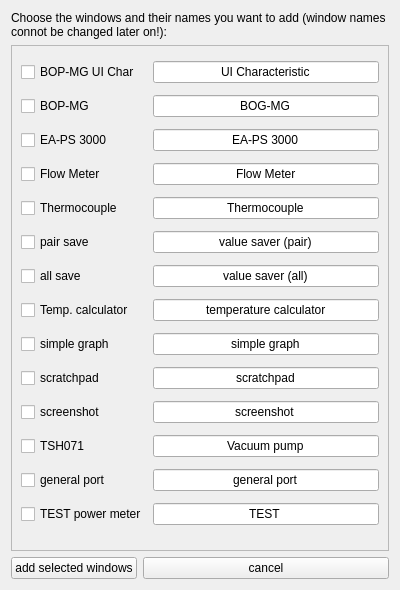
<?xml version="1.0" encoding="UTF-8"?>
<ui version="4.0">
 <class>windowAdderWindow</class>
 <widget class="QWidget" name="windowAdderWindow">
  <property name="geometry">
   <rect>
    <x>0</x>
    <y>0</y>
    <width>400</width>
    <height>590</height>
   </rect>
  </property>
  <property name="windowTitle">
   <string>add windows</string>
  </property>
  <layout class="QGridLayout" name="gridLayout">
   <item row="3" column="0" colspan="3">
    <widget class="QScrollArea" name="scrollArea">
     <property name="widgetResizable">
      <bool>true</bool>
     </property>
     <widget class="QWidget" name="scrollAreaWidgetContents">
      <property name="geometry">
       <rect>
        <x>0</x>
        <y>0</y>
        <width>367</width>
        <height>530</height>
       </rect>
      </property>
      <layout class="QGridLayout" name="gridLayout_2">
       <item row="0" column="0">
        <widget class="QCheckBox" name="chb_bopmgUiChar">
         <property name="text">
          <string>BOP-MG UI Char</string>
         </property>
        </widget>
       </item>
       <item row="0" column="1">
        <widget class="QLineEdit" name="txt_bopmgUIChar">
         <property name="text">
          <string>UI Characteristic</string>
         </property>
         <property name="alignment">
          <set>Qt::AlignCenter</set>
         </property>
        </widget>
       </item>
       <item row="1" column="0">
        <widget class="QCheckBox" name="chb_bopMg">
         <property name="text">
          <string>BOP-MG</string>
         </property>
        </widget>
       </item>
       <item row="1" column="1">
        <widget class="QLineEdit" name="txt_bogMg">
         <property name="text">
          <string>BOG-MG</string>
         </property>
         <property name="alignment">
          <set>Qt::AlignCenter</set>
         </property>
        </widget>
       </item>
       <item row="2" column="0">
        <widget class="QCheckBox" name="chb_eaps">
         <property name="text">
          <string>EA-PS 3000</string>
         </property>
        </widget>
       </item>
       <item row="2" column="1">
        <widget class="QLineEdit" name="txt_eaps">
         <property name="text">
          <string>EA-PS 3000</string>
         </property>
         <property name="alignment">
          <set>Qt::AlignCenter</set>
         </property>
        </widget>
       </item>
       <item row="3" column="0">
        <widget class="QCheckBox" name="chb_flowMeter">
         <property name="text">
          <string>Flow Meter</string>
         </property>
        </widget>
       </item>
       <item row="3" column="1">
        <widget class="QLineEdit" name="txt_flowMeter">
         <property name="text">
          <string>Flow Meter</string>
         </property>
         <property name="alignment">
          <set>Qt::AlignCenter</set>
         </property>
        </widget>
       </item>
       <item row="4" column="0">
        <widget class="QCheckBox" name="chb_thermocouple">
         <property name="text">
          <string>Thermocouple</string>
         </property>
        </widget>
       </item>
       <item row="4" column="1">
        <widget class="QLineEdit" name="txt_thermocouple">
         <property name="text">
          <string>Thermocouple</string>
         </property>
         <property name="alignment">
          <set>Qt::AlignCenter</set>
         </property>
        </widget>
       </item>
       <item row="5" column="0">
        <widget class="QCheckBox" name="chb_pairSave">
         <property name="text">
          <string>pair save</string>
         </property>
        </widget>
       </item>
       <item row="5" column="1">
        <widget class="QLineEdit" name="txt_pairSave">
         <property name="text">
          <string>value saver (pair)</string>
         </property>
         <property name="alignment">
          <set>Qt::AlignCenter</set>
         </property>
        </widget>
       </item>
       <item row="6" column="0">
        <widget class="QCheckBox" name="chb_allSave">
         <property name="text">
          <string>all save</string>
         </property>
        </widget>
       </item>
       <item row="6" column="1">
        <widget class="QLineEdit" name="txt_allSave">
         <property name="text">
          <string>value saver (all)</string>
         </property>
         <property name="alignment">
          <set>Qt::AlignCenter</set>
         </property>
        </widget>
       </item>
       <item row="7" column="0">
        <widget class="QCheckBox" name="chb_calcTemperature">
         <property name="text">
          <string>Temp. calculator</string>
         </property>
        </widget>
       </item>
       <item row="7" column="1">
        <widget class="QLineEdit" name="txt_calcTemperature">
         <property name="text">
          <string>temperature calculator</string>
         </property>
         <property name="alignment">
          <set>Qt::AlignCenter</set>
         </property>
        </widget>
       </item>
       <item row="8" column="0">
        <widget class="QCheckBox" name="chb_simpleGraph">
         <property name="text">
          <string>simple graph</string>
         </property>
        </widget>
       </item>
       <item row="8" column="1">
        <widget class="QLineEdit" name="txt_simpleGraph">
         <property name="text">
          <string>simple graph</string>
         </property>
         <property name="alignment">
          <set>Qt::AlignCenter</set>
         </property>
        </widget>
       </item>
       <item row="9" column="0">
        <widget class="QCheckBox" name="chb_scratchpad">
         <property name="text">
          <string>scratchpad</string>
         </property>
        </widget>
       </item>
       <item row="9" column="1">
        <widget class="QLineEdit" name="txt_scratchpad">
         <property name="text">
          <string>scratchpad</string>
         </property>
         <property name="alignment">
          <set>Qt::AlignCenter</set>
         </property>
        </widget>
       </item>
       <item row="10" column="0">
        <widget class="QCheckBox" name="chb_screenshot">
         <property name="text">
          <string>screenshot</string>
         </property>
        </widget>
       </item>
       <item row="10" column="1">
        <widget class="QLineEdit" name="txt_screenshot">
         <property name="text">
          <string>screenshot</string>
         </property>
         <property name="alignment">
          <set>Qt::AlignCenter</set>
         </property>
        </widget>
       </item>
       <item row="11" column="0">
        <widget class="QCheckBox" name="chb_tsh071">
         <property name="text">
          <string>TSH071</string>
         </property>
        </widget>
       </item>
       <item row="11" column="1">
        <widget class="QLineEdit" name="txt_tsh071">
         <property name="text">
          <string>Vacuum pump</string>
         </property>
         <property name="alignment">
          <set>Qt::AlignCenter</set>
         </property>
        </widget>
       </item>
       <item row="12" column="0">
        <widget class="QCheckBox" name="chb_generalPort">
         <property name="text">
          <string>general port</string>
         </property>
        </widget>
       </item>
       <item row="12" column="1">
        <widget class="QLineEdit" name="txt_generalPort">
         <property name="text">
          <string>general port</string>
         </property>
         <property name="alignment">
          <set>Qt::AlignCenter</set>
         </property>
        </widget>
       </item>
       <item row="13" column="0">
        <widget class="QCheckBox" name="chb_powerMeterTest">
         <property name="text">
          <string>TEST power meter</string>
         </property>
        </widget>
       </item>
       <item row="13" column="1">
        <widget class="QLineEdit" name="txt_test">
         <property name="text">
          <string>TEST</string>
         </property>
         <property name="alignment">
          <set>Qt::AlignCenter</set>
         </property>
        </widget>
       </item>
      </layout>
     </widget>
    </widget>
   </item>
   <item row="0" column="0" colspan="3">
    <widget class="QLabel" name="lbl_description">
     <property name="text">
      <string>Choose the windows and their names you want to add (window names connot be changed later on!):</string>
     </property>
     <property name="wordWrap">
      <bool>true</bool>
     </property>
    </widget>
   </item>
   <item row="4" column="0">
    <widget class="QPushButton" name="btn_ok">
     <property name="text">
      <string>add selected windows</string>
     </property>
    </widget>
   </item>
   <item row="4" column="1" colspan="2">
    <widget class="QPushButton" name="btn_cancel">
     <property name="text">
      <string>cancel</string>
     </property>
    </widget>
   </item>
  </layout>
 </widget>
 <resources/>
 <connections/>
</ui>
